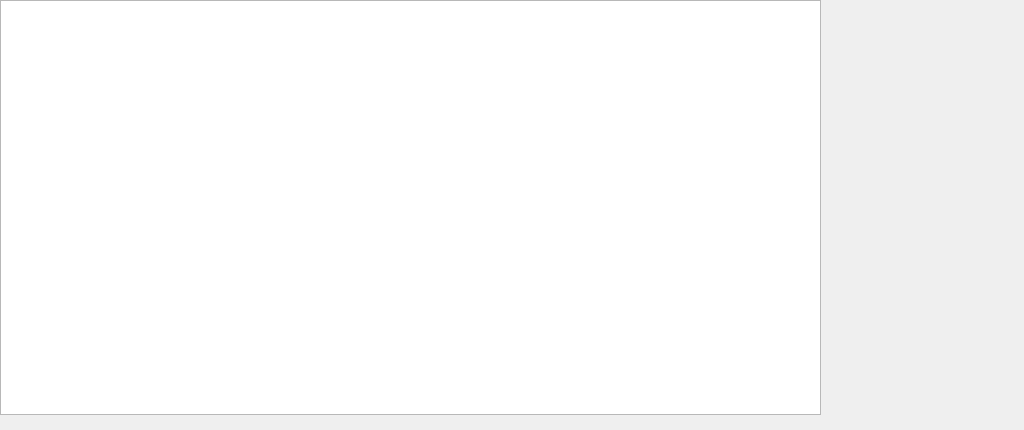
<?xml version="1.0" encoding="UTF-8"?>
<ui version="4.0">
 <class>LogMainEleWid</class>
 <widget class="QWidget" name="LogMainEleWid">
  <property name="geometry">
   <rect>
    <x>0</x>
    <y>0</y>
    <width>1024</width>
    <height>430</height>
   </rect>
  </property>
  <property name="font">
   <font>
    <family>Ubuntu</family>
    <pointsize>8</pointsize>
    <italic>false</italic>
    <bold>false</bold>
   </font>
  </property>
  <property name="windowTitle">
   <string>Form</string>
  </property>
  <property name="styleSheet">
   <string notr="true">font: 8pt &quot;Ubuntu&quot;;</string>
  </property>
  <widget class="QTableView" name="tableView">
   <property name="geometry">
    <rect>
     <x>0</x>
     <y>0</y>
     <width>821</width>
     <height>415</height>
    </rect>
   </property>
  </widget>
  <widget class="QWidget" name="widget" native="true">
   <property name="geometry">
    <rect>
     <x>830</x>
     <y>0</y>
     <width>180</width>
     <height>411</height>
    </rect>
   </property>
   <property name="minimumSize">
    <size>
     <width>160</width>
     <height>0</height>
    </size>
   </property>
  </widget>
 </widget>
 <resources/>
 <connections/>
</ui>
